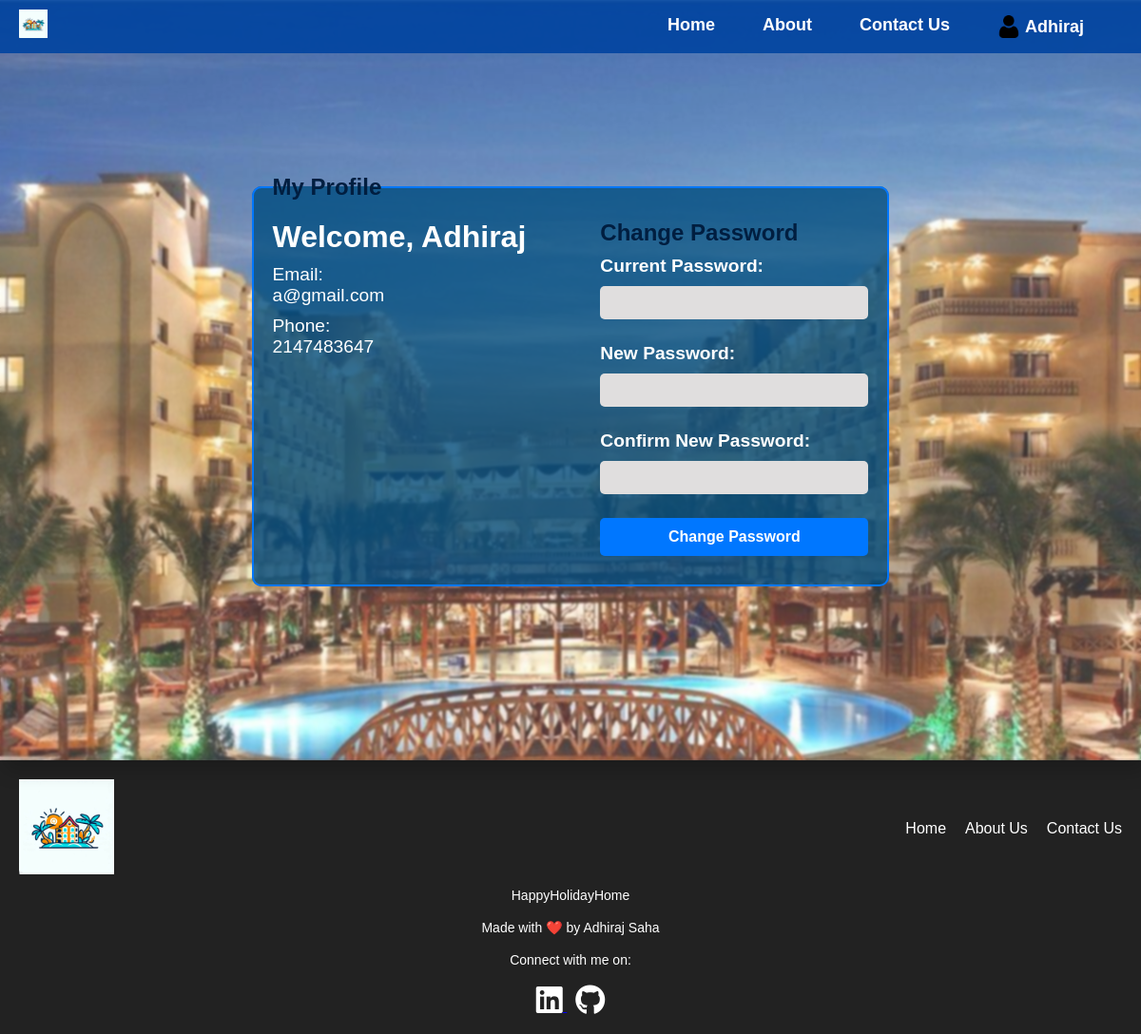
The page /users/profile.php (signed in) on the database its author committed.
### tables this page shows
CREATE TABLE `users` (
  `user_id` int(255) NOT NULL,
  `name` varchar(255) NOT NULL,
  `email` varchar(255) NOT NULL,
  `phone` int(20) NOT NULL,
  `password` varchar(255) NOT NULL
);

### users/profile.php (the view, shortened to what this page needs)
<?php
include("../inc/db.php");
$userID = $_SESSION['user_id'];
$sql = "SELECT * FROM users WHERE user_id = $userID";
$result = $con->query($sql);
if ($result->num_rows == 1) {
    $userData = $result->fetch_assoc();
    $userName = $userData['name'];
    $userEmail = $userData['email'];
    $userPhone = $userData['phone'];
} else {
    echo "Error: User data not found.";
    exit();
}
?>
<!DOCTYPE html>
<html lang="en">
<head>
    <link rel="stylesheet" href="https://cdnjs.cloudflare.com/ajax/libs/font-awesome/6.0.0-beta3/css/all.min.css">
    <link rel="stylesheet" href="../assets/css/profile.css">
    <link rel="stylesheet" href="../assets/css/header.css">
    <link rel="stylesheet" href="../assets/css/footer.css">
    <link rel="stylesheet" href="../assets/css/responsive.css">
</head>
<body>
    <?php include("../inc/header.php"); ?>
    <div class="container">
        <fieldset class="profile-fieldset">
            <legend>My Profile</legend>
            <div class="user-data">
                <div class="user-info">
                    <h1>Welcome, <?php echo $userName; ?></h1>
                    <p>Email: <br><?php echo $userEmail; ?></p>
                    <p>Phone: <br><?php echo $userPhone; ?></p>
                </div>
                <div class="password-change">
                    <h2>Change Password</h2>
                    <form action="" method="POST">
                        <label>Current Password:</label>
                        <input type="password" name="currentPassword" required>
                        <label>New Password:</label>
                        <input type="password" name="newPassword" required>
                        <label>Confirm New Password:</label>
                        <input type="password" name="confirmNewPassword" required>
                        <button type="submit" name="changePassword">Change Password</button>
                    </form>
                </div>
            </div>
        </fieldset>
    </div>
    <?php include("../inc/footer.php"); ?>
</body>
</html>

### assets/css/profile.css (style rules this page uses)
* { margin: 0; padding: 0; box-sizing: border-box; }
body { font-family: Arial, sans-serif; margin: 0; background: url('../img/profile-bg.jpg') center/cover no-repeat; color: white; }
.container { display: flex; justify-content: center; align-items: center; min-height: 100vh; background-color: rgba(255, 255, 255, 0.2); box-shadow: 5px 10px 20px rgba(0, 0, 0, 0.2); backdrop-filter: blur(1px); }
.profile-fieldset { border: 2px solid #0077ff; border-radius: 10px; padding: 20px; background-color: rgba(0, 77, 128, 0.8); }
.profile-fieldset legend { font-size: 1.5em; font-weight: bold; color: #001e40; }
.user-data { display: flex; justify-content: space-between; }
.user-info { width: 50%; padding-right: 20px; }
.user-info h1 { font-size: 2em; margin-bottom: 10px; }
.user-info p { font-size: 1.2em; margin-bottom: 10px; }
.password-change { width: 45%; }
.password-change h2 { font-size: 1.5em; color: #001e40; margin-bottom: 10px; }
label { font-size: 1.2em; display: block; margin: 10px 0; font-weight: bold; cursor: pointer; }
input { width: 100%; padding: 10px; margin-bottom: 15px; border: none; outline: none; background: #e0dede; border-radius: 5px; }
button { width: 100%; height: 40px; margin: 10px auto; color: white; background: #0077ff; font-size: 1em; font-weight: bold; border: none; border-radius: 5px; transition: .2s ease-in; cursor: pointer; }

### rows shown on the page
users: name "Adhiraj", email "a@gmail.com", phone "2147483647"

### other values the page prints
$_SESSION['name'] "Adhiraj"
